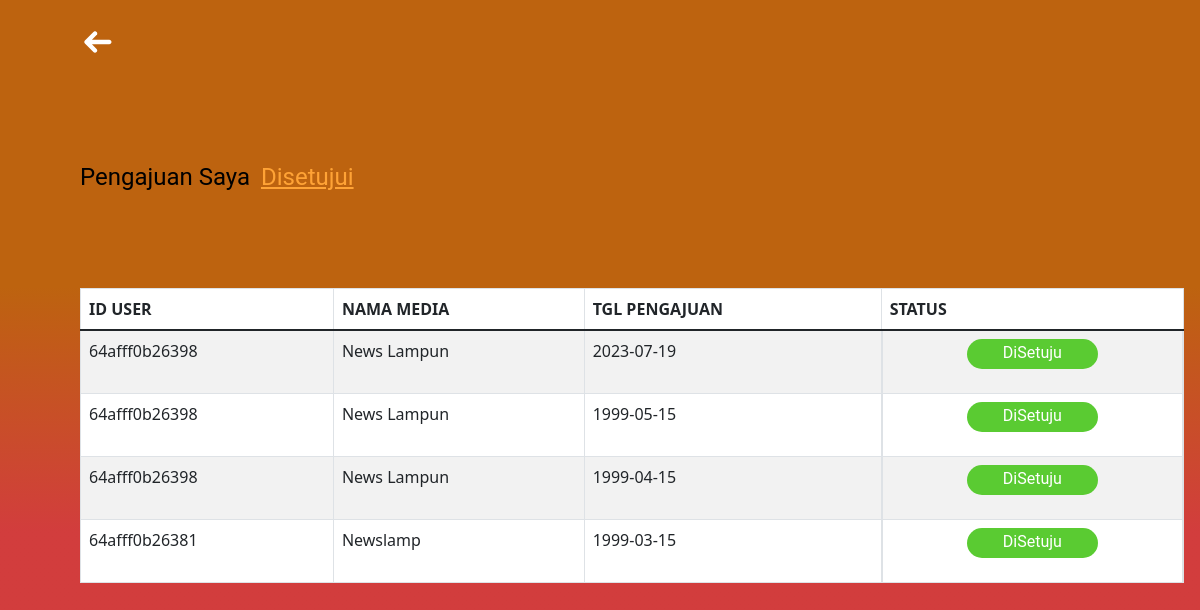
/admin-page/table_setuju.php (signed in), run on the app's committed database.
### tables this page shows
CREATE TABLE `pengajuan` (
  `id_pengajuan` varchar(255) NOT NULL,
  `id_user` varchar(255) DEFAULT NULL,
  `status` varchar(50) DEFAULT NULL,
  `tglterima` date DEFAULT NULL,
  `tglaju` date DEFAULT NULL,
  `keterangan` text DEFAULT NULL
);

CREATE TABLE `member` (
  `id_user` varchar(255) NOT NULL,
  `phone` varchar(10) DEFAULT NULL,
  `email` text DEFAULT NULL,
  `company_name` text DEFAULT NULL,
  `company_address` text DEFAULT NULL
);

### admin-page/table_setuju.php (the view, shortened to what this page needs)
<?php
include "../config/connection.php";
?>
<!DOCTYPE html>
<html lang="en">
<head>
    <link rel="stylesheet" href="../style/style-table-setuju.css">
    <link href="https://cdn.jsdelivr.net/npm/bootstrap@5.3.0/dist/css/bootstrap.min.css" rel="stylesheet">
    <link rel="stylesheet" href="https://cdn.jsdelivr.net/npm/bootstrap@4.6.2/dist/css/bootstrap.min.css">
    <link href="https://cdn.jsdelivr.net/npm/bootstrap@5.0.2/dist/css/bootstrap.min.css" rel="stylesheet">
    <link href="https://cdn.jsdelivr.net/npm/bootstrap@5.3.0/dist/css/bootstrap.min.css" rel="stylesheet">
</head>
<body>
    <div class="navbar">
        <a href="../index.php" style="text-decoration: none; color:white">
        </a>
    </div>
    <div class="content">
        <div id="pilihan">
            <a href="list-pengajuan.php" class="text-black" id="pengajuan">Pengajuan Saya</a>
            <a href="table_setuju.php" class="text-yellow" id="setuju">Disetujui</a>
        </div>
        <div class="rectangle">
            <table class="table table-striped table-bordered table-hover">
                <thead>
                    <tr>
                        <th scope="col">ID USER</th>
                        <th scope="col">NAMA MEDIA</th>
                        <th scope="col">TGL PENGAJUAN</th>
                        <th scope="col">STATUS</th>
                    </tr>
                </thead>
                <tbody>
                    <?php
                    $sql = "SELECT * FROM pengajuan JOIN member on pengajuan.id_user = member.id_user WHERE pengajuan.status = 'DiSetuju' ORDER BY pengajuan.tglaju DESC;";
                    if ($stmt = $conn->prepare($sql)) {
                        $stmt->execute();
                        $result = $stmt->get_result();
                        while ($user = $result->fetch_assoc()) {
                            echo "<tr>
                                <td><p class='table-a'>$user[id_user]</p></td>
                                <td><p class='table-a'>$user[company_name]</p></td>
                                <td><p class='table-a'>$user[tglaju]</p></td>
                                <td id='row-status'><div class= 'oval'>
                                    <p class='table-a' id='text-status'>$user[status]</p>
                                    </div>
                                    </tr>";
                        }
                    } else {
                        echo "Error: " . $conn->error;
                    }
                    ?>
                </tbody>
            </table>
        </div>
    </div>
</body>
</html>

### style/style-table-setuju.css (style rules this page uses)
body { font-family: Arial, sans-serif; margin: 0; padding: 0; background: linear-gradient(180deg, #BD630F 35.19%, rgba(202, 27, 27, 0.85) 65.10%); background-repeat: no-repeat; height: 100%; width: 100%; min-height: 100vh; }
.navbar { margin-top: 1rem; margin-left: 5rem; }
#pilihan { display: flex; flex-direction: row; margin: 6rem 5rem; }
.text-yellow { width: 6.206rem; color: #FFA336; font-family: Roboto; font-size: 1.5rem; font-style: normal; font-weight: 400; line-height: 1.71875rem; }
.text-black { width: 11.31225rem; color: #000; font-family: Roboto; font-size: 1.5rem; font-style: normal; font-weight: 400; line-height: 1.71875rem; text-decoration: none; }
.rectangle { width: 92%; flex-shrink: 0; margin: 6rem 5rem; background: #D9D9D9; }
.oval { display: flex; justify-content: center; width: 8.19356rem; height: 1.875rem; flex-shrink: 0; border-radius: 1.875rem; background: #5ACB32; }
#row-status { margin: auto; display: flex; align-items: center; justify-content: center; padding-bottom: 1.5rem; }
#text-status { text-align: center; width: 7.5625rem; height: 1.4375rem; flex-shrink: 0; color: #FFF; font-family: Roboto; font-size: 1rem; font-style: normal; font-weight: 400; line-height: 1.71875rem; }

### data on the page
pengajuan: member.id_user "64afff0b26398", member.company_name "News Lampun", tglaju "2023-07-19", status "DiSetuju"
pengajuan: member.id_user "64afff0b26398", member.company_name "News Lampun", tglaju "1999-05-15", status "DiSetuju"
pengajuan: member.id_user "64afff0b26398", member.company_name "News Lampun", tglaju "1999-04-15", status "DiSetuju"
pengajuan: member.id_user "64afff0b26381", member.company_name "Newslamp", tglaju "1999-03-15", status "DiSetuju"
